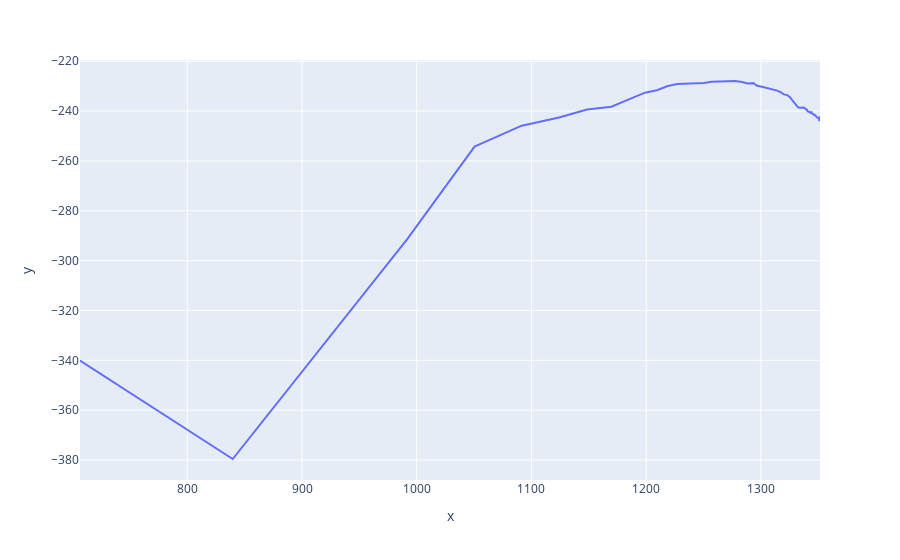

Notebook source saved alongside this figure:
### Code cell
px.line(x=cluster_means_history[:, 0, 0], y=cluster_means_history[:, 0, 1])
